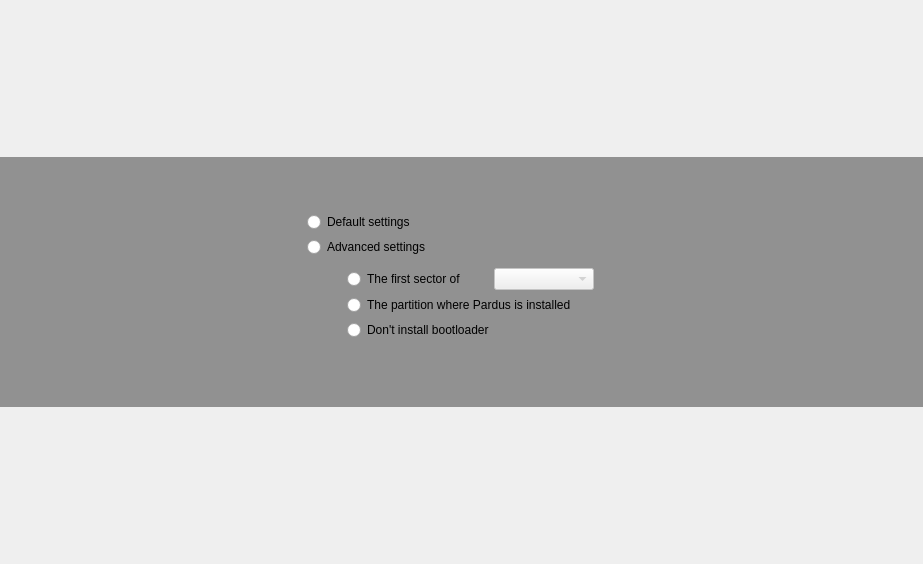
<?xml version="1.0" encoding="UTF-8"?>
<ui version="4.0">
 <class>BootLoaderWidget</class>
 <widget class="QWidget" name="BootLoaderWidget">
  <property name="geometry">
   <rect>
    <x>0</x>
    <y>0</y>
    <width>923</width>
    <height>564</height>
   </rect>
  </property>
  <layout class="QVBoxLayout" name="verticalLayout_2">
   <property name="spacing">
    <number>0</number>
   </property>
   <property name="margin">
    <number>0</number>
   </property>
   <item>
    <widget class="QFrame" name="frame">
     <property name="sizePolicy">
      <sizepolicy hsizetype="Expanding" vsizetype="Maximum">
       <horstretch>0</horstretch>
       <verstretch>0</verstretch>
      </sizepolicy>
     </property>
     <property name="minimumSize">
      <size>
       <width>600</width>
       <height>250</height>
      </size>
     </property>
     <property name="maximumSize">
      <size>
       <width>16777215</width>
       <height>250</height>
      </size>
     </property>
     <property name="styleSheet">
      <string notr="true">#frame{background-color: rgba(0,0,0,100)}</string>
     </property>
     <property name="frameShape">
      <enum>QFrame::NoFrame</enum>
     </property>
     <property name="frameShadow">
      <enum>QFrame::Raised</enum>
     </property>
     <layout class="QGridLayout" name="gridLayout_3">
      <property name="topMargin">
       <number>20</number>
      </property>
      <property name="bottomMargin">
       <number>20</number>
      </property>
      <item row="0" column="0">
       <spacer name="horizontalSpacer">
        <property name="orientation">
         <enum>Qt::Horizontal</enum>
        </property>
        <property name="sizeHint" stdset="0">
         <size>
          <width>40</width>
          <height>20</height>
         </size>
        </property>
       </spacer>
      </item>
      <item row="0" column="1">
       <layout class="QHBoxLayout" name="horizontalLayout_2">
        <item>
         <widget class="QLabel" name="pix">
          <property name="maximumSize">
           <size>
            <width>180</width>
            <height>128</height>
           </size>
          </property>
          <property name="text">
           <string/>
          </property>
          <property name="pixmap">
           <pixmap>:/gui/pics/bootloader-big.png</pixmap>
          </property>
          <property name="scaledContents">
           <bool>true</bool>
          </property>
          <property name="wordWrap">
           <bool>false</bool>
          </property>
         </widget>
        </item>
        <item>
         <layout class="QVBoxLayout" name="verticalLayout">
          <property name="spacing">
           <number>0</number>
          </property>
          <property name="leftMargin">
           <number>0</number>
          </property>
          <property name="rightMargin">
           <number>0</number>
          </property>
          <item>
           <spacer name="verticalSpacer">
            <property name="orientation">
             <enum>Qt::Vertical</enum>
            </property>
            <property name="sizeHint" stdset="0">
             <size>
              <width>20</width>
              <height>40</height>
             </size>
            </property>
           </spacer>
          </item>
          <item>
           <widget class="QGroupBox" name="buttonGroup">
            <property name="minimumSize">
             <size>
              <width>350</width>
              <height>0</height>
             </size>
            </property>
            <property name="maximumSize">
             <size>
              <width>350</width>
              <height>16777215</height>
             </size>
            </property>
            <property name="styleSheet">
             <string notr="true">#buttonGroup{border: 0px}</string>
            </property>
            <property name="title">
             <string/>
            </property>
            <property name="flat">
             <bool>true</bool>
            </property>
            <layout class="QGridLayout" name="gridLayout">
             <property name="horizontalSpacing">
              <number>0</number>
             </property>
             <property name="verticalSpacing">
              <number>5</number>
             </property>
             <item row="1" column="0">
              <widget class="QRadioButton" name="advancedSettings">
               <property name="text">
                <string>Advanced settings</string>
               </property>
              </widget>
             </item>
             <item row="0" column="0">
              <widget class="QRadioButton" name="defaultSettings">
               <property name="text">
                <string>Default settings</string>
               </property>
              </widget>
             </item>
             <item row="2" column="0">
              <widget class="QGroupBox" name="advancedSettingsBox">
               <property name="styleSheet">
                <string notr="true">#advancedSettingsBox{border: 0px}</string>
               </property>
               <property name="title">
                <string/>
               </property>
               <property name="flat">
                <bool>true</bool>
               </property>
               <layout class="QGridLayout" name="gridLayout_2">
                <property name="leftMargin">
                 <number>15</number>
                </property>
                <property name="topMargin">
                 <number>0</number>
                </property>
                <property name="rightMargin">
                 <number>4</number>
                </property>
                <property name="horizontalSpacing">
                 <number>0</number>
                </property>
                <property name="verticalSpacing">
                 <number>5</number>
                </property>
                <item row="3" column="0" colspan="2">
                 <widget class="QRadioButton" name="noInstall">
                  <property name="text">
                   <string>Don't install bootloader</string>
                  </property>
                 </widget>
                </item>
                <item row="2" column="0" colspan="2">
                 <widget class="QRadioButton" name="installPartition">
                  <property name="text">
                   <string>The partition where Pardus is installed</string>
                  </property>
                 </widget>
                </item>
                <item row="0" column="0">
                 <widget class="QRadioButton" name="installMBR">
                  <property name="sizePolicy">
                   <sizepolicy hsizetype="Fixed" vsizetype="Preferred">
                    <horstretch>0</horstretch>
                    <verstretch>0</verstretch>
                   </sizepolicy>
                  </property>
                  <property name="text">
                   <string>The first sector of</string>
                  </property>
                 </widget>
                </item>
                <item row="0" column="1">
                 <widget class="QComboBox" name="drives">
                  <property name="enabled">
                   <bool>false</bool>
                  </property>
                  <property name="sizePolicy">
                   <sizepolicy hsizetype="Preferred" vsizetype="Fixed">
                    <horstretch>0</horstretch>
                    <verstretch>0</verstretch>
                   </sizepolicy>
                  </property>
                  <property name="minimumSize">
                   <size>
                    <width>100</width>
                    <height>0</height>
                   </size>
                  </property>
                  <property name="maximumSize">
                   <size>
                    <width>100</width>
                    <height>16777215</height>
                   </size>
                  </property>
                 </widget>
                </item>
               </layout>
              </widget>
             </item>
            </layout>
           </widget>
          </item>
          <item>
           <spacer name="verticalSpacer_2">
            <property name="orientation">
             <enum>Qt::Vertical</enum>
            </property>
            <property name="sizeHint" stdset="0">
             <size>
              <width>20</width>
              <height>40</height>
             </size>
            </property>
           </spacer>
          </item>
         </layout>
        </item>
       </layout>
      </item>
      <item row="0" column="2">
       <spacer name="horizontalSpacer_2">
        <property name="orientation">
         <enum>Qt::Horizontal</enum>
        </property>
        <property name="sizeHint" stdset="0">
         <size>
          <width>40</width>
          <height>20</height>
         </size>
        </property>
       </spacer>
      </item>
     </layout>
    </widget>
   </item>
  </layout>
 </widget>
 <layoutdefault spacing="6" margin="11"/>
 <pixmapfunction>qPixmapFromMimeSource</pixmapfunction>
 <resources>
  <include location="../../data.qrc"/>
 </resources>
 <connections>
  <connection>
   <sender>installMBR</sender>
   <signal>toggled(bool)</signal>
   <receiver>drives</receiver>
   <slot>setEnabled(bool)</slot>
   <hints>
    <hint type="sourcelabel">
     <x>485</x>
     <y>279</y>
    </hint>
    <hint type="destinationlabel">
     <x>640</x>
     <y>279</y>
    </hint>
   </hints>
  </connection>
 </connections>
</ui>
